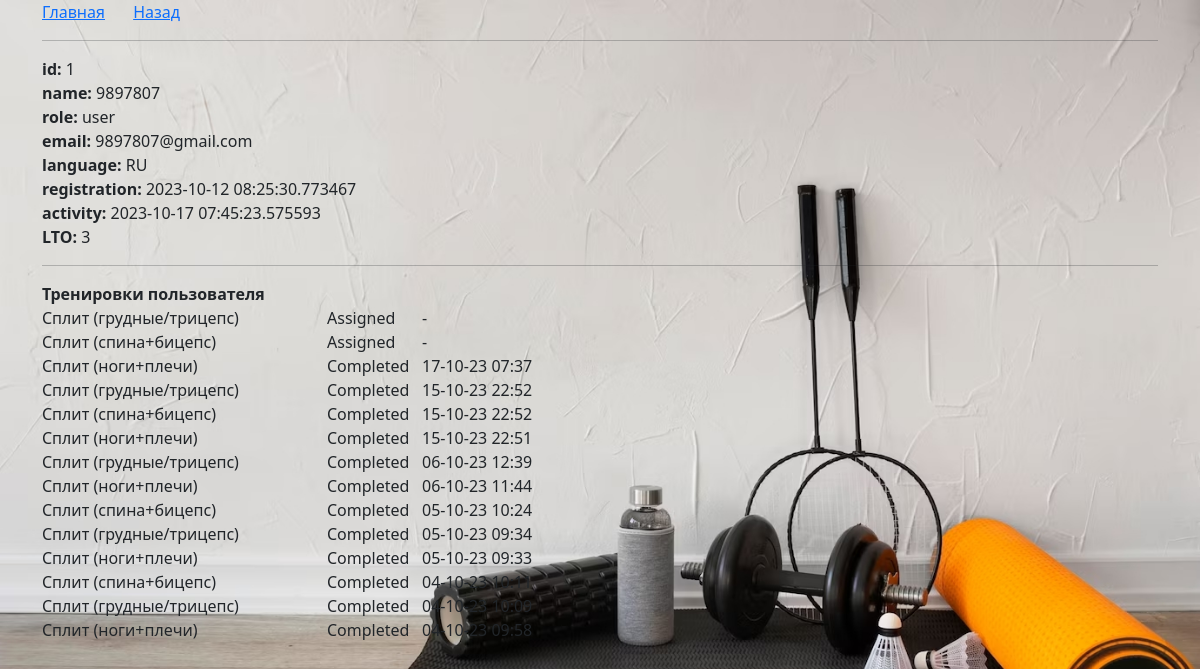
Page /user_details/1 on the committed database.
### _models.py (models this page shows, shortened)
class User(db.Model, UserMixin):
    __tablename__ = 'users'
    id = db.Column(db.Integer, primary_key=True)
    name = db.Column(db.String(80), nullable=False, unique=True)
    password = db.Column(db.String(80), nullable=False)
    role = db.Column(db.String(80), nullable=False, default='user')
    email = db.Column(db.String(80), unique=True, nullable=False)
    language = db.Column(db.String(20), default='EN')
    preferences = db.Column(db.Text, default=[])
    date_registration = Column(db.DateTime)
    date_last_activity = Column(db.DateTime)
    trainings = relationship('UserTraining', back_populates='user')

class Training(db.Model):
    __tablename__ = 'trainings'
    training_id = db.Column(db.Integer, primary_key=True)
    name = db.Column(db.String(50), nullable=False)
    local_names = db.Column(db.Text)
    owner = db.Column(db.String(80), default='admin')
    exercises = relationship('Exercise', secondary='training_exercises', overlaps="trainings")
    user_trainings = relationship('UserTraining', back_populates='training', cascade='all, delete-orphan')
    plans = relationship('Plan', secondary='plan_trainings', back_populates='trainings')

### main.py (the view)
@app.route('/user_details/<int:user_id>')
def user_details(user_id):
    user = User.query.get(user_id)
    prefs = json.loads(user.preferences)
    user_trainings = UserTraining.query.filter_by(user_id=user.id).all()
    user_trainings_ids = [user_training.training_id for user_training in user_trainings]
    trainings = Training.query.filter(Training.training_id.in_(user_trainings_ids)).all()
    trainings_dict = {train.training_id: train.name for train in trainings}
    user_trainings_list = []
    for user_training in user_trainings:
        user_trainings_list.append({'name':trainings_dict[user_training.training_id], 'complete': user_training.completed,
                                    'date_complete': user_training.date_completed.strftime('%d-%m-%y %H:%M') if user_training.date_completed is not None else 'x'})
    sorted_user_trainings = sorted(user_trainings_list, key=lambda ut: ut['date_complete'], reverse=True)
    print(sorted_user_trainings)
    return render_template('user_details.html', user=user, prefs=prefs, sorted_user_trainings=sorted_user_trainings)

### _logic.py (called while the page is built)
def load_localization_dict():
    phrases = Localization.query.all()
    phrases_list = {}
    for phrase in phrases:
        translations_dict = json.loads(phrase.translations)
        phrases_list[phrase.key] = translations_dict
    return phrases_list

### main.py (called while the page is built)
@app.context_processor
def inject_local_dict():
    local_dict = load_localization_dict()
    return {'local_dict': local_dict}

### templates/user_details.html (shortened to what this page needs)
{% extends 'base.html' %}
{% block body %}
    <div class="mb-2">
        <a href="/" class="me-4">Главная</a>
        <a href="/users_administration" class="me-4">Назад</a>
    </div>
<hr>
<div class="">
    <strong>id:</strong> {{user.id}}
</div>
<div class="">
    <strong>name:</strong> {{user.name}}
</div>
<div class="">
    <strong>role:</strong> {{user.role}}
</div>
<div class="">
    <strong>email:</strong> {{user.email}}
</div>
<div class="">
    <strong>language:</strong> {{user.language}}
</div>
<div class="">
    <strong>registration:</strong> {{user.date_registration}}
</div>
<div class="">
    <strong>activity:</strong> {{user.date_last_activity}}
</div>
<div class="">
    <strong>LTO:</strong> {{prefs.LTO}}
</div>
<hr>
<div class="">
    <strong>Тренировки пользователя</strong>
    {% for train in sorted_user_trainings %}
        <div class="row">
            <div class="col-3">
                {{train.name}}
            </div>
            <div class="col-1">
                {% if train.complete %}
                    Completed
                {% else %}
                    Assigned
                {% endif %}
            </div>
            <div class="col">
                {% if train.complete %}
                    {{train.date_complete}}
                {% else %}
                    -
                {% endif %}
            </div>
        </div>
    {% endfor %}
</div>
{% endblock %}

### static/css/main.css (style rules this page uses)
body { background-image: url('../imgs/background.jpg'); background-size: cover; background-repeat: no-repeat; background-attachment: fixed; }

### rows in the picture
User: id "1", name "9897807", role "user", email "9897807@gmail.com", language "RU", date_registration "2023-10-12 08:25:30.773467", date_last_activity "2023-10-17 07:45:23.575593"
Training: name "Сплит (грудные/трицепс)", shows "Assigned", date_complete "15-10-23 22:52", date_complete "06-10-23 12:39", date_complete "05-10-23 09:34", date_complete "04-10-23 10:09"
Training: name "Сплит (спина+бицепс)", shows "Assigned", date_complete "15-10-23 22:52", date_complete "05-10-23 10:24", date_complete "04-10-23 10:11"
Training: name "Сплит (ноги+плечи)", shows "Completed", date_complete "17-10-23 07:37", date_complete "15-10-23 22:51", date_complete "06-10-23 11:44", date_complete "05-10-23 09:33", date_complete "04-10-23 09:58"

### other values in the picture
{{ prefs.LTO }} "3"
